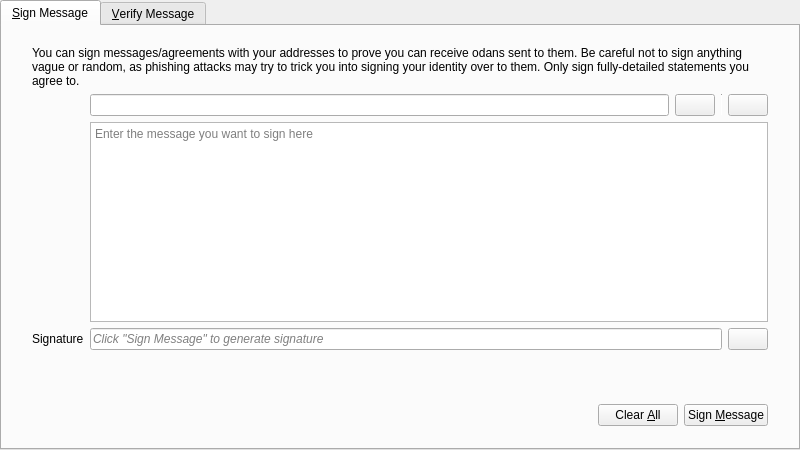
<?xml version="1.0" encoding="UTF-8"?>
<ui version="4.0">
 <class>SignVerifyMessageDialog</class>
 <widget class="QDialog" name="SignVerifyMessageDialog">
  <property name="geometry">
   <rect>
    <x>0</x>
    <y>0</y>
    <width>800</width>
    <height>450</height>
   </rect>
  </property>
  <property name="windowTitle">
   <string>Signatures - Sign / Verify a Message</string>
  </property>
  <property name="modal">
   <bool>true</bool>
  </property>
  <layout class="QVBoxLayout" name="verticalLayout">
   <property name="leftMargin">
    <number>0</number>
   </property>
   <property name="topMargin">
    <number>0</number>
   </property>
   <property name="rightMargin">
    <number>0</number>
   </property>
   <property name="bottomMargin">
    <number>0</number>
   </property>
   <item>
    <widget class="QTabWidget" name="tabWidget">
     <property name="currentIndex">
      <number>0</number>
     </property>
     <widget class="QWidget" name="tabSignMessage">
      <attribute name="title">
       <string>&amp;Sign Message</string>
      </attribute>
      <layout class="QVBoxLayout" name="verticalLayout_SM">
       <property name="leftMargin">
        <number>0</number>
       </property>
       <property name="topMargin">
        <number>0</number>
       </property>
       <property name="rightMargin">
        <number>0</number>
       </property>
       <property name="bottomMargin">
        <number>0</number>
       </property>
       <item>
        <layout class="QVBoxLayout" name="verticalLayout_3">
         <property name="leftMargin">
          <number>30</number>
         </property>
         <property name="topMargin">
          <number>20</number>
         </property>
         <property name="rightMargin">
          <number>30</number>
         </property>
         <property name="bottomMargin">
          <number>20</number>
         </property>
         <item>
          <layout class="QGridLayout" name="gridLayout">
           <item row="1" column="1">
            <layout class="QHBoxLayout" name="horizontalLayout_1_SM">
             <property name="spacing">
              <number>6</number>
             </property>
             <item>
              <widget class="QValidatedLineEdit" name="addressIn_SM">
               <property name="toolTip">
                <string>The Odan address to sign the message with</string>
               </property>
              </widget>
             </item>
             <item>
              <widget class="OdanPushButton" name="addressBookButton_SM">
               <property name="toolTip">
                <string>Choose previously used address</string>
               </property>
               <property name="text">
                <string/>
               </property>
               <property name="icon">
                <iconset resource="../bitcoin.qrc">
                 <normaloff>:/icons/address-book</normaloff>:/icons/address-book</iconset>
               </property>
               <property name="shortcut">
                <string>Alt+A</string>
               </property>
               <property name="autoDefault">
                <bool>false</bool>
               </property>
              </widget>
             </item>
             <item>
              <widget class="Line" name="vLine">
               <property name="maximumSize">
                <size>
                 <width>1</width>
                 <height>22</height>
                </size>
               </property>
               <property name="orientation">
                <enum>Qt::Vertical</enum>
               </property>
              </widget>
             </item>
             <item>
              <widget class="OdanPushButton" name="pasteButton_SM">
               <property name="toolTip">
                <string>Paste address from clipboard</string>
               </property>
               <property name="text">
                <string/>
               </property>
               <property name="icon">
                <iconset resource="../bitcoin.qrc">
                 <normaloff>:/icons/editpaste</normaloff>:/icons/editpaste</iconset>
               </property>
               <property name="shortcut">
                <string>Alt+P</string>
               </property>
               <property name="autoDefault">
                <bool>false</bool>
               </property>
              </widget>
             </item>
            </layout>
           </item>
           <item row="2" column="1">
            <widget class="QPlainTextEdit" name="messageIn_SM">
             <property name="toolTip">
              <string>Enter the message you want to sign here</string>
             </property>
             <property name="placeholderText">
              <string>Enter the message you want to sign here</string>
             </property>
            </widget>
           </item>
           <item row="3" column="1">
            <layout class="QHBoxLayout" name="horizontalLayout_2_SM">
             <property name="spacing">
              <number>6</number>
             </property>
             <item>
              <widget class="QLineEdit" name="signatureOut_SM">
               <property name="font">
                <font>
                 <italic>true</italic>
                </font>
               </property>
               <property name="readOnly">
                <bool>true</bool>
               </property>
               <property name="placeholderText">
                <string>Click &quot;Sign Message&quot; to generate signature</string>
               </property>
              </widget>
             </item>
             <item>
              <widget class="OdanPushButton" name="copySignatureButton_SM">
               <property name="toolTip">
                <string>Copy the current signature to the system clipboard</string>
               </property>
               <property name="text">
                <string/>
               </property>
               <property name="icon">
                <iconset resource="../bitcoin.qrc">
                 <normaloff>:/icons/editcopy</normaloff>:/icons/editcopy</iconset>
               </property>
               <property name="autoDefault">
                <bool>false</bool>
               </property>
              </widget>
             </item>
            </layout>
           </item>
           <item row="3" column="0">
            <widget class="QLabel" name="signatureLabel_SM">
             <property name="text">
              <string>Signature</string>
             </property>
             <property name="textFormat">
              <enum>Qt::PlainText</enum>
             </property>
            </widget>
           </item>
           <item row="0" column="0" colspan="2">
            <widget class="QLabel" name="infoLabel_SM">
             <property name="text">
              <string>You can sign messages/agreements with your addresses to prove you can receive odans sent to them. Be careful not to sign anything vague or random, as phishing attacks may try to trick you into signing your identity over to them. Only sign fully-detailed statements you agree to.</string>
             </property>
             <property name="textFormat">
              <enum>Qt::PlainText</enum>
             </property>
             <property name="wordWrap">
              <bool>true</bool>
             </property>
            </widget>
           </item>
          </layout>
         </item>
        </layout>
       </item>
       <item>
        <widget class="QWidget" name="buttonsContainerWhite" native="true">
         <layout class="QHBoxLayout" name="horizontalLayout">
          <property name="leftMargin">
           <number>30</number>
          </property>
          <property name="topMargin">
           <number>15</number>
          </property>
          <property name="rightMargin">
           <number>30</number>
          </property>
          <item>
           <spacer name="horizontalSpacer_1_SM">
            <property name="orientation">
             <enum>Qt::Horizontal</enum>
            </property>
            <property name="sizeHint" stdset="0">
             <size>
              <width>40</width>
              <height>48</height>
             </size>
            </property>
           </spacer>
          </item>
          <item>
           <widget class="QLabel" name="statusLabel_SM">
            <property name="font">
             <font>
              <weight>75</weight>
              <bold>true</bold>
             </font>
            </property>
            <property name="text">
             <string/>
            </property>
            <property name="wordWrap">
             <bool>true</bool>
            </property>
           </widget>
          </item>
          <item>
           <spacer name="horizontalSpacer_2_SM">
            <property name="orientation">
             <enum>Qt::Horizontal</enum>
            </property>
            <property name="sizeHint" stdset="0">
             <size>
              <width>40</width>
              <height>48</height>
             </size>
            </property>
           </spacer>
          </item>
          <item>
           <widget class="OdanPushButton" name="clearButton_SM">
            <property name="toolTip">
             <string>Reset all sign message fields</string>
            </property>
            <property name="text">
             <string>Clear &amp;All</string>
            </property>
            <property name="icon">
             <iconset resource="../bitcoin.qrc">
              <normaloff>:/icons/remove</normaloff>:/icons/remove</iconset>
            </property>
            <property name="autoDefault">
             <bool>false</bool>
            </property>
           </widget>
          </item>
          <item>
           <widget class="OdanPushButton" name="signMessageButton_SM">
            <property name="toolTip">
             <string>Sign the message to prove you own this Odan address</string>
            </property>
            <property name="text">
             <string>Sign &amp;Message</string>
            </property>
            <property name="icon">
             <iconset resource="../bitcoin.qrc">
              <normaloff>:/icons/edit</normaloff>:/icons/edit</iconset>
            </property>
            <property name="autoDefault">
             <bool>false</bool>
            </property>
           </widget>
          </item>
         </layout>
        </widget>
       </item>
      </layout>
     </widget>
     <widget class="QWidget" name="tabVerifyMessage">
      <attribute name="title">
       <string>&amp;Verify Message</string>
      </attribute>
      <layout class="QVBoxLayout" name="verticalLayout_VM">
       <property name="leftMargin">
        <number>0</number>
       </property>
       <property name="topMargin">
        <number>0</number>
       </property>
       <property name="rightMargin">
        <number>0</number>
       </property>
       <property name="bottomMargin">
        <number>0</number>
       </property>
       <item>
        <layout class="QVBoxLayout" name="verticalLayout_2">
         <property name="leftMargin">
          <number>30</number>
         </property>
         <property name="topMargin">
          <number>20</number>
         </property>
         <property name="rightMargin">
          <number>30</number>
         </property>
         <property name="bottomMargin">
          <number>20</number>
         </property>
         <item>
          <widget class="QLabel" name="infoLabel_VM">
           <property name="text">
            <string>Enter the receiver's address, message (ensure you copy line breaks, spaces, tabs, etc. exactly) and signature below to verify the message. Be careful not to read more into the signature than what is in the signed message itself, to avoid being tricked by a man-in-the-middle attack. Note that this only proves the signing party receives with the address, it cannot prove sendership of any transaction!</string>
           </property>
           <property name="textFormat">
            <enum>Qt::PlainText</enum>
           </property>
           <property name="alignment">
            <set>Qt::AlignLeading|Qt::AlignLeft|Qt::AlignTop</set>
           </property>
           <property name="wordWrap">
            <bool>true</bool>
           </property>
          </widget>
         </item>
         <item>
          <layout class="QHBoxLayout" name="horizontalLayout_1_VM">
           <property name="spacing">
            <number>6</number>
           </property>
           <item>
            <widget class="QValidatedLineEdit" name="addressIn_VM">
             <property name="toolTip">
              <string>The Odan address the message was signed with</string>
             </property>
            </widget>
           </item>
           <item>
            <widget class="OdanPushButton" name="addressBookButton_VM">
             <property name="toolTip">
              <string>Choose previously used address</string>
             </property>
             <property name="text">
              <string/>
             </property>
             <property name="icon">
              <iconset resource="../bitcoin.qrc">
               <normaloff>:/icons/address-book</normaloff>:/icons/address-book</iconset>
             </property>
             <property name="shortcut">
              <string>Alt+A</string>
             </property>
             <property name="autoDefault">
              <bool>false</bool>
             </property>
            </widget>
           </item>
          </layout>
         </item>
         <item>
          <widget class="QPlainTextEdit" name="messageIn_VM">
           <property name="toolTip">
            <string>The signed message to verify</string>
           </property>
           <property name="placeholderText">
            <string>The signed message to verify</string>
           </property>
          </widget>
         </item>
         <item>
          <widget class="QValidatedLineEdit" name="signatureIn_VM">
           <property name="toolTip">
            <string>The signature given when the message was signed</string>
           </property>
           <property name="placeholderText">
            <string>The signature given when the message was signed</string>
           </property>
          </widget>
         </item>
        </layout>
       </item>
       <item>
        <widget class="QWidget" name="buttonsContainerWhite_" native="true">
         <layout class="QHBoxLayout" name="horizontalLayout_2">
          <property name="leftMargin">
           <number>30</number>
          </property>
          <property name="topMargin">
           <number>15</number>
          </property>
          <property name="rightMargin">
           <number>30</number>
          </property>
          <item>
           <spacer name="horizontalSpacer_1_VM">
            <property name="orientation">
             <enum>Qt::Horizontal</enum>
            </property>
            <property name="sizeHint" stdset="0">
             <size>
              <width>40</width>
              <height>48</height>
             </size>
            </property>
           </spacer>
          </item>
          <item>
           <widget class="QLabel" name="statusLabel_VM">
            <property name="font">
             <font>
              <weight>75</weight>
              <bold>true</bold>
             </font>
            </property>
            <property name="text">
             <string/>
            </property>
            <property name="wordWrap">
             <bool>true</bool>
            </property>
           </widget>
          </item>
          <item>
           <spacer name="horizontalSpacer_2_VM">
            <property name="orientation">
             <enum>Qt::Horizontal</enum>
            </property>
            <property name="sizeHint" stdset="0">
             <size>
              <width>40</width>
              <height>48</height>
             </size>
            </property>
           </spacer>
          </item>
          <item>
           <widget class="OdanPushButton" name="clearButton_VM">
            <property name="toolTip">
             <string>Reset all verify message fields</string>
            </property>
            <property name="text">
             <string>Clear &amp;All</string>
            </property>
            <property name="icon">
             <iconset resource="../bitcoin.qrc">
              <normaloff>:/icons/remove</normaloff>:/icons/remove</iconset>
            </property>
            <property name="autoDefault">
             <bool>false</bool>
            </property>
           </widget>
          </item>
          <item>
           <widget class="OdanPushButton" name="verifyMessageButton_VM">
            <property name="toolTip">
             <string>Verify the message to ensure it was signed with the specified Odan address</string>
            </property>
            <property name="text">
             <string>Verify &amp;Message</string>
            </property>
            <property name="icon">
             <iconset resource="../bitcoin.qrc">
              <normaloff>:/icons/transaction_0</normaloff>:/icons/transaction_0</iconset>
            </property>
            <property name="autoDefault">
             <bool>false</bool>
            </property>
           </widget>
          </item>
         </layout>
        </widget>
       </item>
      </layout>
     </widget>
    </widget>
   </item>
  </layout>
 </widget>
 <customwidgets>
  <customwidget>
   <class>QValidatedLineEdit</class>
   <extends>QLineEdit</extends>
   <header>qt/qvalidatedlineedit.h</header>
  </customwidget>
  <customwidget>
   <class>OdanPushButton</class>
   <extends>QPushButton</extends>
   <header>qt/odanpushbutton.h</header>
  </customwidget>
 </customwidgets>
 <resources>
  <include location="../bitcoin.qrc"/>
 </resources>
 <connections/>
</ui>
